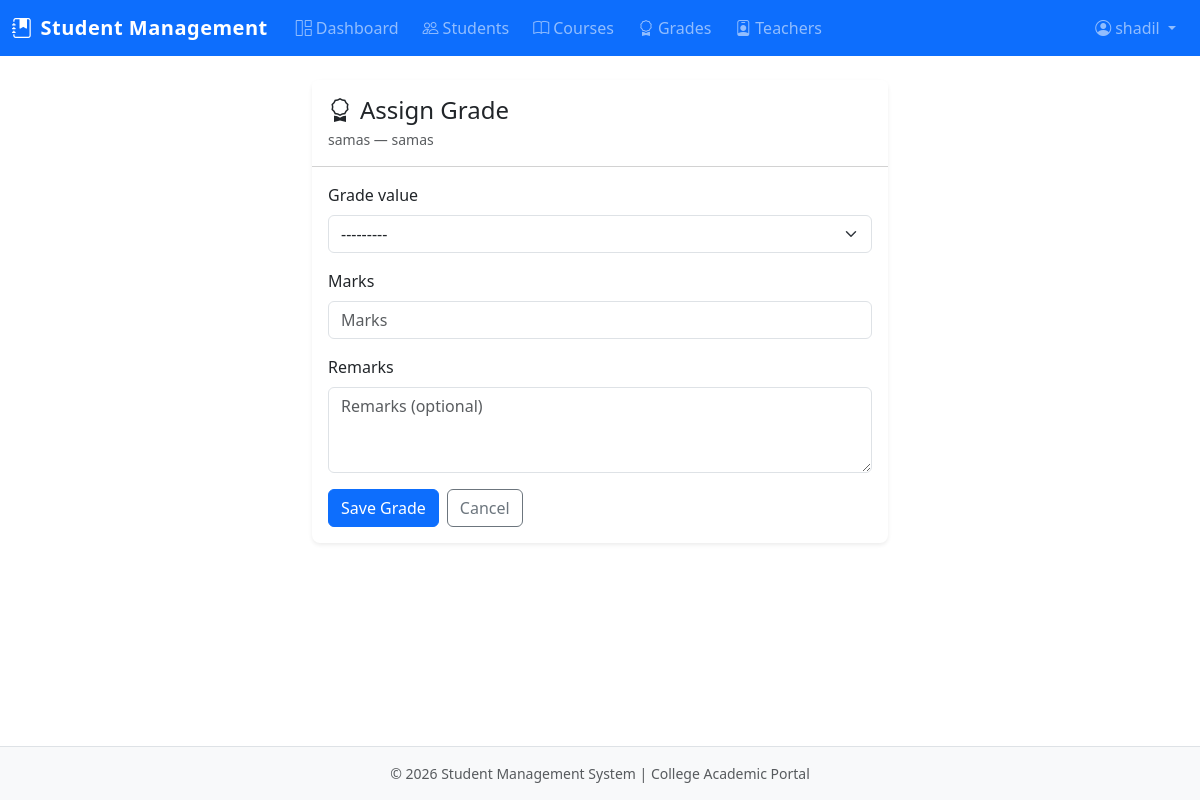
The page /grades/edit/1/ (signed in) on the database its author committed.
### grades/models.py (models this page shows, shortened)
class Enrollment(models.Model):
    student = models.ForeignKey(
        Student,
        on_delete=models.CASCADE,
        related_name='enrollments'
    )
    course = models.ForeignKey(
        Course,
        on_delete=models.CASCADE,
        related_name='enrollments'
    )
    enrolled_at = models.DateTimeField(auto_now_add=True)
    class Meta:
        unique_together = ['student', 'course']
        ordering = ['-enrolled_at']

class Grade(models.Model):
    GRADE_CHOICES = [
        ('A', 'A'), ('B', 'B'), ('C', 'C'), ('D', 'D'), ('F', 'F'),
        ('A+', 'A+'), ('A-', 'A-'), ('B+', 'B+'), ('B-', 'B-'),
        ('C+', 'C+'), ('C-', 'C-'), ('D+', 'D+'), ('D-', 'D-'),
    ]
    enrollment = models.OneToOneField(
        Enrollment,
        on_delete=models.CASCADE,
        related_name='grade'
    )
    grade_value = models.CharField(max_length=5, choices=GRADE_CHOICES, null=True, blank=True)
    marks = models.DecimalField(max_digits=5, decimal_places=2, null=True, blank=True)
    remarks = models.TextField(blank=True)
    updated_at = models.DateTimeField(auto_now=True)

### students/models.py (models this page shows, shortened)
class Student(models.Model):
    full_name = models.CharField(max_length=150)
    roll_number = models.CharField(max_length=50, unique=True)
    email = models.EmailField(unique=True)
    phone = models.CharField(max_length=20, blank=True)
    date_of_birth = models.DateField(null=True, blank=True)
    department = models.ForeignKey(
        Department,
        on_delete=models.SET_NULL,
        null=True,
        blank=True,
        related_name='students'
    )
    created_at = models.DateTimeField(auto_now_add=True)
    updated_at = models.DateTimeField(auto_now=True)
    class Meta:
        ordering = ['full_name']

### courses/models.py (models this page shows, shortened)
class Course(models.Model):
    name = models.CharField(max_length=150)
    code = models.CharField(max_length=30, unique=True)
    department = models.ForeignKey(
        Department,
        on_delete=models.SET_NULL,
        null=True,
        blank=True,
        related_name='courses'
    )
    assigned_teacher = models.ForeignKey(
        User,
        on_delete=models.SET_NULL,
        null=True,
        blank=True,
        related_name='assigned_courses'
    )
    created_at = models.DateTimeField(auto_now_add=True)
    updated_at = models.DateTimeField(auto_now=True)
    class Meta:
        ordering = ['name']

### grades/views.py (the view)
# urls.py: path('edit/<int:pk>/', views.grade_edit, name='grade_edit'),
@get_decorator
def grade_edit(request, pk):
    enrollment = get_object_or_404(Enrollment, pk=pk)
    grade, created = Grade.objects.get_or_create(enrollment=enrollment, defaults={'grade_value': None})
    if request.method == 'POST':
        form = GradeForm(request.POST, instance=grade)
        if form.is_valid():
            form.save()
            messages.success(request, f'Grade updated for {enrollment.student} in {enrollment.course}.')
            return redirect('grade_list')
        messages.error(request, 'Please correct the errors below.')
    else:
        form = GradeForm(instance=grade)
    context = {'form': form, 'enrollment': enrollment, 'title': 'Assign Grade'}
    return render(request, 'grades/grade_form.html', context)

### grades/forms.py
class GradeForm(forms.ModelForm):
    class Meta:
        model = Grade
        fields = ['grade_value', 'marks', 'remarks']
        widgets = {
            'grade_value': forms.Select(attrs={'class': 'form-select'}),
            'marks': forms.NumberInput(attrs={'class': 'form-control', 'step': '0.01', 'placeholder': 'Marks'}),
            'remarks': forms.Textarea(attrs={'class': 'form-control', 'rows': 3, 'placeholder': 'Remarks (optional)'}),
        }

### accounts/models.py (called while the page is built)
    def is_admin(self):
        return self.role == 'admin'

### templates/grades/grade_form.html (shortened to what this page needs)
{% extends "base.html" %}
{% block content %}
<div class="container" style="max-width: 600px;">
    <div class="card border-0 shadow-sm">
        <div class="card-header bg-white py-3">
            <h4 class="mb-0"><i class="bi bi-award me-2"></i>{{ title }}</h4>
            <p class="text-muted small mb-0 mt-1">{{ enrollment.student.full_name }} — {{ enrollment.course.name }}</p>
        </div>
        <div class="card-body">
            <form method="post">
                {% for field in form %}
                <div class="mb-3">
                    <label for="{{ field.id_for_label }}" class="form-label">{{ field.label }}</label>
                    {{ field }}
                </div>
                {% endfor %}
                <div class="d-flex gap-2">
                    <button type="submit" class="btn btn-primary">Save Grade</button>
                    <a href="{% url 'grade_list' %}" class="btn btn-outline-secondary">Cancel</a>
                </div>
            </form>
        </div>
    </div>
</div>
{% endblock %}

### templates/base.html (shortened to what this page needs)
{% load static %}
<!DOCTYPE html>
<html lang="en">
<head>
    <link href="https://cdn.jsdelivr.net/npm/bootstrap@5.3.2/dist/css/bootstrap.min.css" rel="stylesheet">
    <link href="https://cdn.jsdelivr.net/npm/bootstrap-icons@1.11.1/font/bootstrap-icons.css" rel="stylesheet">
    <link href="{% static 'css/custom.css' %}" rel="stylesheet">
</head>
<body>
    {% if user.is_authenticated %}
    <nav class="navbar navbar-expand-lg navbar-dark bg-primary">
        <div class="container-fluid">
            <a class="navbar-brand fw-bold" href="{% url 'dashboard' %}">
                <i class="bi bi-journal-bookmark-fill me-2"></i>Student Management
            </a>
            <div class="collapse navbar-collapse" id="navbarNav">
                <ul class="navbar-nav me-auto">
                    <li class="nav-item">
                        <a class="nav-link" href="{% url 'dashboard' %}"><i class="bi bi-grid-1x2 me-1"></i>Dashboard</a>
                    </li>
                    <li class="nav-item">
                        <a class="nav-link" href="{% url 'student_list' %}"><i class="bi bi-people me-1"></i>Students</a>
                    </li>
                    <li class="nav-item">
                        <a class="nav-link" href="{% url 'course_list' %}"><i class="bi bi-book me-1"></i>Courses</a>
                    </li>
                    <li class="nav-item">
                        <a class="nav-link" href="{% url 'grade_list' %}"><i class="bi bi-award me-1"></i>Grades</a>
                    </li>
                    {% if user.profile.is_admin %}
                    <li class="nav-item">
                        <a class="nav-link" href="{% url 'teacher_list' %}"><i class="bi bi-person-badge me-1"></i>Teachers</a>
                    </li>
                    {% endif %}
                </ul>
                <ul class="navbar-nav">
                    <li class="nav-item dropdown">
                        <a class="nav-link dropdown-toggle" href="#" role="button" data-bs-toggle="dropdown" aria-expanded="false">
                            <i class="bi bi-person-circle me-1"></i>{{ user.get_full_name|default:user.username }}
                        </a>
                    </li>
                </ul>
            </div>
        </div>
    </nav>
    {% endif %}
    <main class="{% if user.is_authenticated %}container-fluid py-4{% endif %}">
        {% block content %}{% endblock %}
    </main>
    <footer class="footer mt-auto py-3 bg-light border-top">
        <div class="container text-center text-muted small">
            <p class="mb-0">&copy; {% now "Y" %} Student Management System | College Academic Portal</p>
        </div>
    </footer>
</body>
</html>

### static/css/custom.css (style rules this page uses)
:root { --primary-accent: #0d6efd; --accent-dark: #0a58ca; --accent-light: #6ea8fe; --academic-gold: #c9a227; --bg-light: #f8f9fa; }
html, body { min-height: 100vh; display: flex; flex-direction: column; }
main { flex: 1; }
.navbar-brand { font-weight: 700; letter-spacing: 0.5px; }
.nav-link { font-weight: 500; padding: 0.5rem 0.75rem !important; border-radius: 0.25rem; }
.card { border-radius: 0.5rem; transition: box-shadow 0.2s ease; }
.btn { font-weight: 500; border-radius: 0.375rem; }
.footer { margin-top: auto; }

### rows shown on the page
Enrollment: student.full_name "samas", course.name "samas"
Grade: form "---------"

### other values the page prints
{{ user.get_full_name|default:user.username }} "shadil"
{{ title }} "Assign Grade"
{{ field.label }} "Grade value" "Marks" "Remarks"
